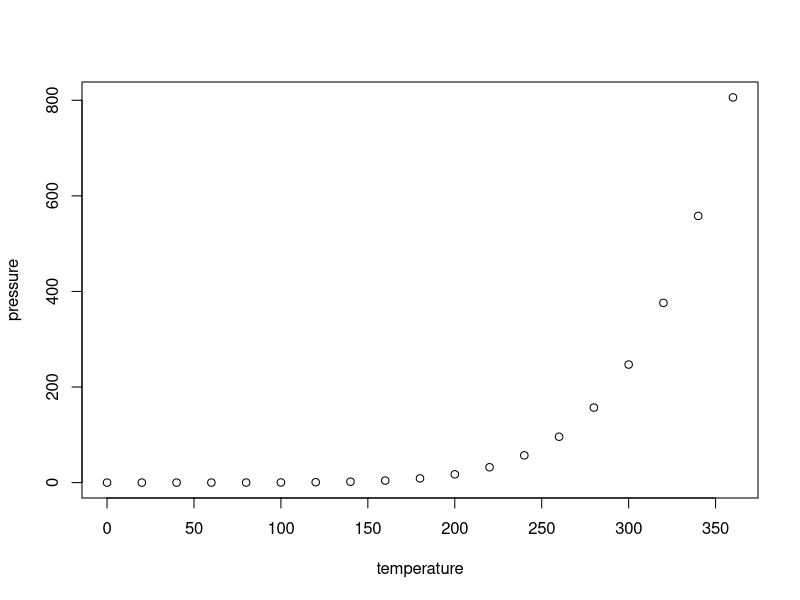
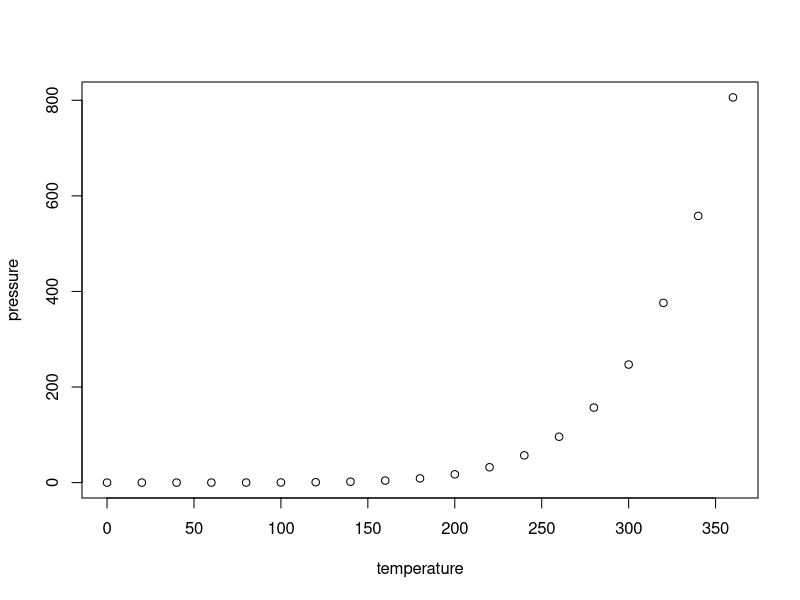
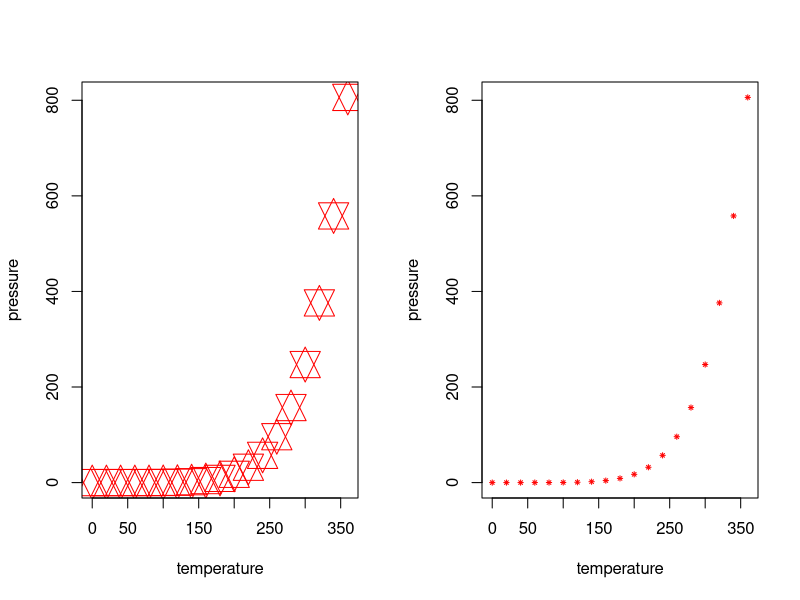

Write the R code that produced these figures, in order. (Note: this script raises an error after producing the figures.)
## ---- chunk 1
knitr::opts_chunk$set(echo = TRUE)
## ---- chunk 2
summary(cars)
## ---- chunk 3
plot(pressure)
## ---- chunk 4
plot(pressure)
par(mfrow = c(1,2))
plot(pressure, cex = 3, pch = 11, col="red")
plot(pressure, cex = 0.5, pch = 8, col="red")
## ---- chunk 5
library(flextable) # estilo tablas
library(officer) # estilo tablas
library(tidyverse) # para manejo de datos libreria fundamental de R

str(iris)
names(iris)
iris_tidy <- iris %>%
  mutate_if(is.numeric, round, digits = 1)
str(iris_tidy)

## creamos la tabla en un documento a parte ####

doc <- read_docx()
iris_sel2 <- iris_tidy %>%
  rename("sepal length" = Sepal.Length,
         "petal width" = Petal.Length)
# la tabla

ftable <- flextable(iris_sel2)
ftable <- align(ftable, align = "center", part = "header")
ftable <- align(ftable, align = "center", part = "body")
ftable <- colformat_num(ftable, col_keys = c("sepal length", "petal width"), digits = 0)

doc <- body_add_flextable(doc, value = ftable)
print(doc, target = "mipritabla.docx")

library(plyr)

dataframe <- ftable
ftable2 <- ddply(ftable, summarize, mean)


data <- ddply(iris,.(Species), summarize, mean.sepal = mean(Sepal.Length), sd.sepal = sd(Sepal.Length))

doc2 <- read_docx()

# la tabla

ftable2 <- flextable(data)
ftable2 <- align(ftable2, align = "center", part = "header")
ftable2 <- align(ftable2, align = "center", part = "body")
ftable2 <- colformat_num(ftable2, col_keys = c("mean.sepal", "sd.sepal"), digits = 0)

doc2 <- body_add_flextable(doc2, value = ftable2)
print(doc2, target = "mipritabla2.docx")
